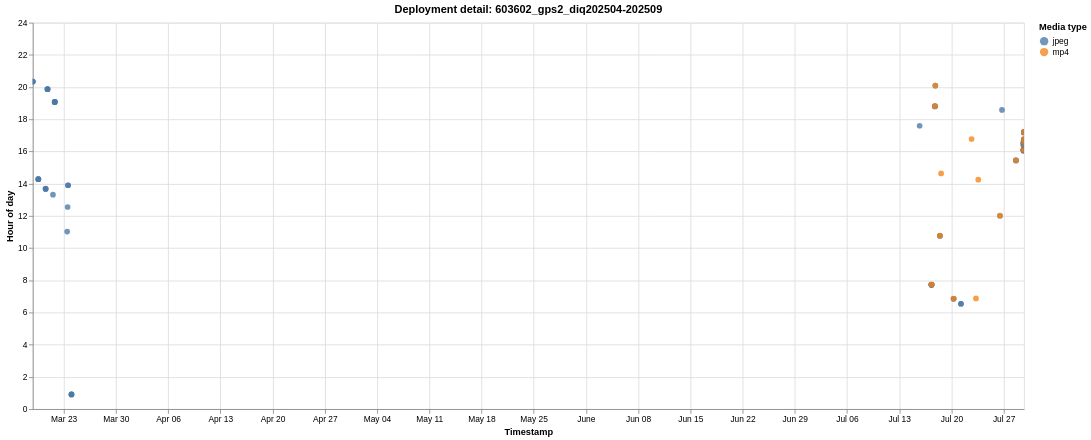

Source (Vega-Lite JSON):
### Vega-Lite specification from a JSON file in a GitHub repository (floating-point values rounded to 4 significant figures)
{"$schema": "https://vega.github.io/schema/vega-lite/v6.1.0.json", "config": {"view": {"continuousHeight": 300, "continuousWidth": 300}}, "data": {"name": "data-40bd81e543efb0c2685ea737e7a029c5"}, "datasets": {"data-40bd81e543efb0c2685ea737e7a029c5": [{"deployment": "603602_gps2_diq202504-202509", "deployment_order": 19, "event_index": 0, "hour_of_day": 20.34, "media_type": "jpeg", "timestamp": "2025-03-18T20:20:20"}, {"deployment": "603602_gps2_diq202504-202509", "deployment_order": 19, "event_index": 1, "hour_of_day": 20.34, "media_type": "jpeg", "timestamp": "2025-03-18T20:20:22"}, {"deployment": "603602_gps2_diq202504-202509", "deployment_order": 19, "event_index": 2, "hour_of_day": 20.34, "media_type": "jpeg", "timestamp": "2025-03-18T20:20:22"}, {"deployment": "603602_gps2_diq202504-202509", "deployment_order": 19, "event_index": 3, "hour_of_day": 14.28, "media_type": "jpeg", "timestamp": "2025-03-19T14:16:42"}, {"deployment": "603602_gps2_diq202504-202509", "deployment_order": 19, "event_index": 4, "hour_of_day": 14.28, "media_type": "jpeg", "timestamp": "2025-03-19T14:16:44"}, {"deployment": "603602_gps2_diq202504-202509", "deployment_order": 19, "event_index": 5, "hour_of_day": 14.28, "media_type": "jpeg", "timestamp": "2025-03-19T14:16:44"}, {"deployment": "603602_gps2_diq202504-202509", "deployment_order": 19, "event_index": 6, "hour_of_day": 13.67, "media_type": "jpeg", "timestamp": "2025-03-20T13:40:06"}, {"deployment": "603602_gps2_diq202504-202509", "deployment_order": 19, "event_index": 7, "hour_of_day": 13.68, "media_type": "jpeg", "timestamp": "2025-03-20T13:40:44"}, {"deployment": "603602_gps2_diq202504-202509", "deployment_order": 19, "event_index": 8, "hour_of_day": 13.69, "media_type": "jpeg", "timestamp": "2025-03-20T13:41:26"}, {"deployment": "603602_gps2_diq202504-202509", "deployment_order": 19, "event_index": 9, "hour_of_day": 19.87, "media_type": "jpeg", "timestamp": "2025-03-20T19:52:18"}, {"deployment": "603602_gps2_diq202504-202509", "deployment_order": 19, "event_index": 10, "hour_of_day": 19.87, "media_type": "jpeg", "timestamp": "2025-03-20T19:52:20"}, {"deployment": "603602_gps2_diq202504-202509", "deployment_order": 19, "event_index": 11, "hour_of_day": 19.87, "media_type": "jpeg", "timestamp": "2025-03-20T19:52:20"}, {"deployment": "603602_gps2_diq202504-202509", "deployment_order": 19, "event_index": 12, "hour_of_day": 13.32, "media_type": "jpeg", "timestamp": "2025-03-21T13:19:08"}, {"deployment": "603602_gps2_diq202504-202509", "deployment_order": 19, "event_index": 13, "hour_of_day": 19.07, "media_type": "jpeg", "timestamp": "2025-03-21T19:04:04"}, {"deployment": "603602_gps2_diq202504-202509", "deployment_order": 19, "event_index": 14, "hour_of_day": 19.08, "media_type": "jpeg", "timestamp": "2025-03-21T19:04:42"}, {"deployment": "603602_gps2_diq202504-202509", "deployment_order": 19, "event_index": 15, "hour_of_day": 19.08, "media_type": "jpeg", "timestamp": "2025-03-21T19:04:44"}, {"deployment": "603602_gps2_diq202504-202509", "deployment_order": 19, "event_index": 16, "hour_of_day": 19.08, "media_type": "jpeg", "timestamp": "2025-03-21T19:04:44"}, {"deployment": "603602_gps2_diq202504-202509", "deployment_order": 19, "event_index": 17, "hour_of_day": 11.03, "media_type": "jpeg", "timestamp": "2025-03-23T11:01:40"}, {"deployment": "603602_gps2_diq202504-202509", "deployment_order": 19, "event_index": 18, "hour_of_day": 12.55, "media_type": "jpeg", "timestamp": "2025-03-23T12:33:02"}, {"deployment": "603602_gps2_diq202504-202509", "deployment_order": 19, "event_index": 19, "hour_of_day": 13.9, "media_type": "jpeg", "timestamp": "2025-03-23T13:54:08"}, {"deployment": "603602_gps2_diq202504-202509", "deployment_order": 19, "event_index": 20, "hour_of_day": 13.9, "media_type": "jpeg", "timestamp": "2025-03-23T13:54:08"}, {"deployment": "603602_gps2_diq202504-202509", "deployment_order": 19, "event_index": 21, "hour_of_day": 0.9089, "media_type": "jpeg", "timestamp": "2025-03-24T00:54:32"}, {"deployment": "603602_gps2_diq202504-202509", "deployment_order": 19, "event_index": 22, "hour_of_day": 0.9094, "media_type": "jpeg", "timestamp": "2025-03-24T00:54:34"}, {"deployment": "603602_gps2_diq202504-202509", "deployment_order": 19, "event_index": 23, "hour_of_day": 0.9094, "media_type": "jpeg", "timestamp": "2025-03-24T00:54:34"}, {"deployment": "603602_gps2_diq202504-202509", "deployment_order": 19, "event_index": 24, "hour_of_day": 17.6, "media_type": "jpeg", "timestamp": "2025-07-15T17:35:52"}, {"deployment": "603602_gps2_diq202504-202509", "deployment_order": 19, "event_index": 25, "hour_of_day": 7.704, "media_type": "mp4", "timestamp": "2025-07-17T07:42:16"}, {"deployment": "603602_gps2_diq202504-202509", "deployment_order": 19, "event_index": 26, "hour_of_day": 7.715, "media_type": "jpeg", "timestamp": "2025-07-17T07:42:55"}, {"deployment": "603602_gps2_diq202504-202509", "deployment_order": 19, "event_index": 27, "hour_of_day": 7.716, "media_type": "jpeg", "timestamp": "2025-07-17T07:42:56"}, {"deployment": "603602_gps2_diq202504-202509", "deployment_order": 19, "event_index": 28, "hour_of_day": 7.723, "media_type": "mp4", "timestamp": "2025-07-17T07:43:22"}, {"deployment": "603602_gps2_diq202504-202509", "deployment_order": 19, "event_index": 29, "hour_of_day": 7.73, "media_type": "jpeg", "timestamp": "2025-07-17T07:43:49"}, {"deployment": "603602_gps2_diq202504-202509", "deployment_order": 19, "event_index": 30, "hour_of_day": 7.731, "media_type": "jpeg", "timestamp": "2025-07-17T07:43:50"}, {"deployment": "603602_gps2_diq202504-202509", "deployment_order": 19, "event_index": 31, "hour_of_day": 7.738, "media_type": "mp4", "timestamp": "2025-07-17T07:44:18"}, {"deployment": "603602_gps2_diq202504-202509", "deployment_order": 19, "event_index": 32, "hour_of_day": 18.8, "media_type": "jpeg", "timestamp": "2025-07-17T18:47:48"}, {"deployment": "603602_gps2_diq202504-202509", "deployment_order": 19, "event_index": 33, "hour_of_day": 18.8, "media_type": "mp4", "timestamp": "2025-07-17T18:48:16"}, {"deployment": "603602_gps2_diq202504-202509", "deployment_order": 19, "event_index": 34, "hour_of_day": 18.81, "media_type": "jpeg", "timestamp": "2025-07-17T18:48:43"}, {"deployment": "603602_gps2_diq202504-202509", "deployment_order": 19, "event_index": 35, "hour_of_day": 18.82, "media_type": "mp4", "timestamp": "2025-07-17T18:49:12"}, {"deployment": "603602_gps2_diq202504-202509", "deployment_order": 19, "event_index": 36, "hour_of_day": 20.09, "media_type": "jpeg", "timestamp": "2025-07-17T20:05:09"}, {"deployment": "603602_gps2_diq202504-202509", "deployment_order": 19, "event_index": 37, "hour_of_day": 20.09, "media_type": "mp4", "timestamp": "2025-07-17T20:05:36"}, {"deployment": "603602_gps2_diq202504-202509", "deployment_order": 19, "event_index": 38, "hour_of_day": 10.76, "media_type": "jpeg", "timestamp": "2025-07-18T10:45:52"}, {"deployment": "603602_gps2_diq202504-202509", "deployment_order": 19, "event_index": 39, "hour_of_day": 10.76, "media_type": "jpeg", "timestamp": "2025-07-18T10:45:53"}, {"deployment": "603602_gps2_diq202504-202509", "deployment_order": 19, "event_index": 40, "hour_of_day": 10.77, "media_type": "mp4", "timestamp": "2025-07-18T10:46:22"}, {"deployment": "603602_gps2_diq202504-202509", "deployment_order": 19, "event_index": 41, "hour_of_day": 14.64, "media_type": "mp4", "timestamp": "2025-07-18T14:38:18"}, {"deployment": "603602_gps2_diq202504-202509", "deployment_order": 19, "event_index": 42, "hour_of_day": 6.854, "media_type": "jpeg", "timestamp": "2025-07-20T06:51:14"}, {"deployment": "603602_gps2_diq202504-202509", "deployment_order": 19, "event_index": 43, "hour_of_day": 6.854, "media_type": "jpeg", "timestamp": "2025-07-20T06:51:15"}, {"deployment": "603602_gps2_diq202504-202509", "deployment_order": 19, "event_index": 44, "hour_of_day": 6.861, "media_type": "mp4", "timestamp": "2025-07-20T06:51:40"}, {"deployment": "603602_gps2_diq202504-202509", "deployment_order": 19, "event_index": 45, "hour_of_day": 6.541, "media_type": "jpeg", "timestamp": "2025-07-21T06:32:28"}, {"deployment": "603602_gps2_diq202504-202509", "deployment_order": 19, "event_index": 46, "hour_of_day": 6.541, "media_type": "jpeg", "timestamp": "2025-07-21T06:32:29"}, {"deployment": "603602_gps2_diq202504-202509", "deployment_order": 19, "event_index": 47, "hour_of_day": 16.77, "media_type": "mp4", "timestamp": "2025-07-22T16:46:26"}, {"deployment": "603602_gps2_diq202504-202509", "deployment_order": 19, "event_index": 48, "hour_of_day": 6.872, "media_type": "mp4", "timestamp": "2025-07-23T06:52:20"}, {"deployment": "603602_gps2_diq202504-202509", "deployment_order": 19, "event_index": 49, "hour_of_day": 14.25, "media_type": "mp4", "timestamp": "2025-07-23T14:15:02"}, {"deployment": "603602_gps2_diq202504-202509", "deployment_order": 19, "event_index": 50, "hour_of_day": 12.01, "media_type": "jpeg", "timestamp": "2025-07-26T12:00:26"}, {"deployment": "603602_gps2_diq202504-202509", "deployment_order": 19, "event_index": 51, "hour_of_day": 12.02, "media_type": "mp4", "timestamp": "2025-07-26T12:00:54"}, {"deployment": "603602_gps2_diq202504-202509", "deployment_order": 19, "event_index": 52, "hour_of_day": 18.58, "media_type": "jpeg", "timestamp": "2025-07-26T18:34:42"}, {"deployment": "603602_gps2_diq202504-202509", "deployment_order": 19, "event_index": 53, "hour_of_day": 15.44, "media_type": "jpeg", "timestamp": "2025-07-28T15:26:36"}, {"deployment": "603602_gps2_diq202504-202509", "deployment_order": 19, "event_index": 54, "hour_of_day": 15.44, "media_type": "jpeg", "timestamp": "2025-07-28T15:26:37"}, {"deployment": "603602_gps2_diq202504-202509", "deployment_order": 19, "event_index": 55, "hour_of_day": 15.45, "media_type": "mp4", "timestamp": "2025-07-28T15:27:04"}, {"deployment": "603602_gps2_diq202504-202509", "deployment_order": 19, "event_index": 56, "hour_of_day": 16.05, "media_type": "jpeg", "timestamp": "2025-07-29T16:02:48"}, {"deployment": "603602_gps2_diq202504-202509", "deployment_order": 19, "event_index": 57, "hour_of_day": 16.05, "media_type": "jpeg", "timestamp": "2025-07-29T16:02:49"}, {"deployment": "603602_gps2_diq202504-202509", "deployment_order": 19, "event_index": 58, "hour_of_day": 16.05, "media_type": "mp4", "timestamp": "2025-07-29T16:03:18"}, {"deployment": "603602_gps2_diq202504-202509", "deployment_order": 19, "event_index": 59, "hour_of_day": 16.08, "media_type": "jpeg", "timestamp": "2025-07-29T16:04:46"}, {"deployment": "603602_gps2_diq202504-202509", "deployment_order": 19, "event_index": 60, "hour_of_day": 16.08, "media_type": "jpeg", "timestamp": "2025-07-29T16:04:47"}, {"deployment": "603602_gps2_diq202504-202509", "deployment_order": 19, "event_index": 61, "hour_of_day": 16.09, "media_type": "mp4", "timestamp": "2025-07-29T16:05:14"}, {"deployment": "603602_gps2_diq202504-202509", "deployment_order": 19, "event_index": 62, "hour_of_day": 16.1, "media_type": "jpeg", "timestamp": "2025-07-29T16:06:05"}, {"deployment": "603602_gps2_diq202504-202509", "deployment_order": 19, "event_index": 63, "hour_of_day": 16.1, "media_type": "jpeg", "timestamp": "2025-07-29T16:06:06"}, {"deployment": "603602_gps2_diq202504-202509", "deployment_order": 19, "event_index": 64, "hour_of_day": 16.11, "media_type": "mp4", "timestamp": "2025-07-29T16:06:32"}, {"deployment": "603602_gps2_diq202504-202509", "deployment_order": 19, "event_index": 65, "hour_of_day": 16.12, "media_type": "jpeg", "timestamp": "2025-07-29T16:07:19"}, {"deployment": "603602_gps2_diq202504-202509", "deployment_order": 19, "event_index": 66, "hour_of_day": 16.12, "media_type": "jpeg", "timestamp": "2025-07-29T16:07:20"}, {"deployment": "603602_gps2_diq202504-202509", "deployment_order": 19, "event_index": 67, "hour_of_day": 16.13, "media_type": "mp4", "timestamp": "2025-07-29T16:07:48"}, {"deployment": "603602_gps2_diq202504-202509", "deployment_order": 19, "event_index": 68, "hour_of_day": 16.33, "media_type": "jpeg", "timestamp": "2025-07-29T16:20:06"}, {"deployment": "603602_gps2_diq202504-202509", "deployment_order": 19, "event_index": 69, "hour_of_day": 16.34, "media_type": "jpeg", "timestamp": "2025-07-29T16:20:07"}, {"deployment": "603602_gps2_diq202504-202509", "deployment_order": 19, "event_index": 70, "hour_of_day": 16.34, "media_type": "mp4", "timestamp": "2025-07-29T16:20:36"}, {"deployment": "603602_gps2_diq202504-202509", "deployment_order": 19, "event_index": 71, "hour_of_day": 16.39, "media_type": "jpeg", "timestamp": "2025-07-29T16:23:15"}, {"deployment": "603602_gps2_diq202504-202509", "deployment_order": 19, "event_index": 72, "hour_of_day": 16.39, "media_type": "jpeg", "timestamp": "2025-07-29T16:23:16"}, {"deployment": "603602_gps2_diq202504-202509", "deployment_order": 19, "event_index": 73, "hour_of_day": 16.4, "media_type": "mp4", "timestamp": "2025-07-29T16:23:44"}, {"deployment": "603602_gps2_diq202504-202509", "deployment_order": 19, "event_index": 74, "hour_of_day": 16.42, "media_type": "jpeg", "timestamp": "2025-07-29T16:25:15"}, {"deployment": "603602_gps2_diq202504-202509", "deployment_order": 19, "event_index": 75, "hour_of_day": 16.42, "media_type": "jpeg", "timestamp": "2025-07-29T16:25:16"}, {"deployment": "603602_gps2_diq202504-202509", "deployment_order": 19, "event_index": 76, "hour_of_day": 16.43, "media_type": "mp4", "timestamp": "2025-07-29T16:25:42"}, {"deployment": "603602_gps2_diq202504-202509", "deployment_order": 19, "event_index": 77, "hour_of_day": 16.44, "media_type": "jpeg", "timestamp": "2025-07-29T16:26:39"}, {"deployment": "603602_gps2_diq202504-202509", "deployment_order": 19, "event_index": 78, "hour_of_day": 16.44, "media_type": "jpeg", "timestamp": "2025-07-29T16:26:40"}, {"deployment": "603602_gps2_diq202504-202509", "deployment_order": 19, "event_index": 79, "hour_of_day": 16.45, "media_type": "mp4", "timestamp": "2025-07-29T16:27:08"}, {"deployment": "603602_gps2_diq202504-202509", "deployment_order": 19, "event_index": 80, "hour_of_day": 16.48, "media_type": "jpeg", "timestamp": "2025-07-29T16:28:38"}, {"deployment": "603602_gps2_diq202504-202509", "deployment_order": 19, "event_index": 81, "hour_of_day": 16.48, "media_type": "jpeg", "timestamp": "2025-07-29T16:28:39"}, {"deployment": "603602_gps2_diq202504-202509", "deployment_order": 19, "event_index": 82, "hour_of_day": 16.49, "media_type": "mp4", "timestamp": "2025-07-29T16:29:08"}, {"deployment": "603602_gps2_diq202504-202509", "deployment_order": 19, "event_index": 83, "hour_of_day": 16.49, "media_type": "jpeg", "timestamp": "2025-07-29T16:29:17"}, {"deployment": "603602_gps2_diq202504-202509", "deployment_order": 19, "event_index": 84, "hour_of_day": 16.49, "media_type": "jpeg", "timestamp": "2025-07-29T16:29:18"}, {"deployment": "603602_gps2_diq202504-202509", "deployment_order": 19, "event_index": 85, "hour_of_day": 16.5, "media_type": "mp4", "timestamp": "2025-07-29T16:29:44"}, {"deployment": "603602_gps2_diq202504-202509", "deployment_order": 19, "event_index": 86, "hour_of_day": 16.5, "media_type": "jpeg", "timestamp": "2025-07-29T16:29:56"}, {"deployment": "603602_gps2_diq202504-202509", "deployment_order": 19, "event_index": 87, "hour_of_day": 16.5, "media_type": "jpeg", "timestamp": "2025-07-29T16:29:57"}, {"deployment": "603602_gps2_diq202504-202509", "deployment_order": 19, "event_index": 88, "hour_of_day": 16.51, "media_type": "mp4", "timestamp": "2025-07-29T16:30:24"}, {"deployment": "603602_gps2_diq202504-202509", "deployment_order": 19, "event_index": 89, "hour_of_day": 16.53, "media_type": "jpeg", "timestamp": "2025-07-29T16:31:46"}, {"deployment": "603602_gps2_diq202504-202509", "deployment_order": 19, "event_index": 90, "hour_of_day": 16.53, "media_type": "jpeg", "timestamp": "2025-07-29T16:31:47"}, {"deployment": "603602_gps2_diq202504-202509", "deployment_order": 19, "event_index": 91, "hour_of_day": 16.54, "media_type": "mp4", "timestamp": "2025-07-29T16:32:14"}, {"deployment": "603602_gps2_diq202504-202509", "deployment_order": 19, "event_index": 92, "hour_of_day": 16.54, "media_type": "jpeg", "timestamp": "2025-07-29T16:32:29"}, {"deployment": "603602_gps2_diq202504-202509", "deployment_order": 19, "event_index": 93, "hour_of_day": 16.54, "media_type": "jpeg", "timestamp": "2025-07-29T16:32:30"}, {"deployment": "603602_gps2_diq202504-202509", "deployment_order": 19, "event_index": 94, "hour_of_day": 16.55, "media_type": "mp4", "timestamp": "2025-07-29T16:32:58"}, {"deployment": "603602_gps2_diq202504-202509", "deployment_order": 19, "event_index": 95, "hour_of_day": 16.55, "media_type": "jpeg", "timestamp": "2025-07-29T16:33:10"}, {"deployment": "603602_gps2_diq202504-202509", "deployment_order": 19, "event_index": 96, "hour_of_day": 16.55, "media_type": "jpeg", "timestamp": "2025-07-29T16:33:11"}, {"deployment": "603602_gps2_diq202504-202509", "deployment_order": 19, "event_index": 97, "hour_of_day": 16.56, "media_type": "mp4", "timestamp": "2025-07-29T16:33:38"}, {"deployment": "603602_gps2_diq202504-202509", "deployment_order": 19, "event_index": 98, "hour_of_day": 16.56, "media_type": "jpeg", "timestamp": "2025-07-29T16:33:49"}, {"deployment": "603602_gps2_diq202504-202509", "deployment_order": 19, "event_index": 99, "hour_of_day": 16.56, "media_type": "jpeg", "timestamp": "2025-07-29T16:33:50"}, {"deployment": "603602_gps2_diq202504-202509", "deployment_order": 19, "event_index": 100, "hour_of_day": 16.57, "media_type": "mp4", "timestamp": "2025-07-29T16:34:16"}, {"deployment": "603602_gps2_diq202504-202509", "deployment_order": 19, "event_index": 101, "hour_of_day": 16.59, "media_type": "jpeg", "timestamp": "2025-07-29T16:35:39"}, {"deployment": "603602_gps2_diq202504-202509", "deployment_order": 19, "event_index": 102, "hour_of_day": 16.59, "media_type": "jpeg", "timestamp": "2025-07-29T16:35:40"}, {"deployment": "603602_gps2_diq202504-202509", "deployment_order": 19, "event_index": 103, "hour_of_day": 16.6, "media_type": "mp4", "timestamp": "2025-07-29T16:36:08"}, {"deployment": "603602_gps2_diq202504-202509", "deployment_order": 19, "event_index": 104, "hour_of_day": 16.61, "media_type": "jpeg", "timestamp": "2025-07-29T16:36:43"}, {"deployment": "603602_gps2_diq202504-202509", "deployment_order": 19, "event_index": 105, "hour_of_day": 16.61, "media_type": "jpeg", "timestamp": "2025-07-29T16:36:44"}, {"deployment": "603602_gps2_diq202504-202509", "deployment_order": 19, "event_index": 106, "hour_of_day": 16.62, "media_type": "mp4", "timestamp": "2025-07-29T16:37:12"}, {"deployment": "603602_gps2_diq202504-202509", "deployment_order": 19, "event_index": 107, "hour_of_day": 16.69, "media_type": "jpeg", "timestamp": "2025-07-29T16:41:10"}, {"deployment": "603602_gps2_diq202504-202509", "deployment_order": 19, "event_index": 108, "hour_of_day": 16.69, "media_type": "jpeg", "timestamp": "2025-07-29T16:41:11"}, {"deployment": "603602_gps2_diq202504-202509", "deployment_order": 19, "event_index": 109, "hour_of_day": 16.69, "media_type": "mp4", "timestamp": "2025-07-29T16:41:38"}, {"deployment": "603602_gps2_diq202504-202509", "deployment_order": 19, "event_index": 110, "hour_of_day": 16.76, "media_type": "jpeg", "timestamp": "2025-07-29T16:45:38"}, {"deployment": "603602_gps2_diq202504-202509", "deployment_order": 19, "event_index": 111, "hour_of_day": 16.76, "media_type": "jpeg", "timestamp": "2025-07-29T16:45:39"}, {"deployment": "603602_gps2_diq202504-202509", "deployment_order": 19, "event_index": 112, "hour_of_day": 16.77, "media_type": "mp4", "timestamp": "2025-07-29T16:46:04"}, {"deployment": "603602_gps2_diq202504-202509", "deployment_order": 19, "event_index": 113, "hour_of_day": 17.18, "media_type": "jpeg", "timestamp": "2025-07-29T17:10:42"}, {"deployment": "603602_gps2_diq202504-202509", "deployment_order": 19, "event_index": 114, "hour_of_day": 17.18, "media_type": "jpeg", "timestamp": "2025-07-29T17:10:43"}, {"deployment": "603602_gps2_diq202504-202509", "deployment_order": 19, "event_index": 115, "hour_of_day": 17.19, "media_type": "mp4", "timestamp": "2025-07-29T17:11:10"}, {"deployment": "603602_gps2_diq202504-202509", "deployment_order": 19, "event_index": 116, "hour_of_day": 17.19, "media_type": "jpeg", "timestamp": "2025-07-29T17:11:36"}, {"deployment": "603602_gps2_diq202504-202509", "deployment_order": 19, "event_index": 117, "hour_of_day": 17.19, "media_type": "jpeg", "timestamp": "2025-07-29T17:11:37"}, {"deployment": "603602_gps2_diq202504-202509", "deployment_order": 19, "event_index": 118, "hour_of_day": 17.2, "media_type": "mp4", "timestamp": "2025-07-29T17:12:04"}, {"deployment": "603602_gps2_diq202504-202509", "deployment_order": 19, "event_index": 119, "hour_of_day": 17.21, "media_type": "jpeg", "timestamp": "2025-07-29T17:12:23"}, {"deployment": "603602_gps2_diq202504-202509", "deployment_order": 19, "event_index": 120, "hour_of_day": 17.21, "media_type": "jpeg", "timestamp": "2025-07-29T17:12:24"}, {"deployment": "603602_gps2_diq202504-202509", "deployment_order": 19, "event_index": 121, "hour_of_day": 17.21, "media_type": "mp4", "timestamp": "2025-07-29T17:12:52"}]}, "encoding": {"color": {"field": "media_type", "scale": {"scheme": "tableau10"}, "title": "Media type", "type": "nominal"}, "shape": {"field": "media_type", "title": "Media type", "type": "nominal"}, "tooltip": [{"field": "deployment", "title": "Deployment", "type": "nominal"}, {"field": "timestamp", "format": "%Y-%m-%d %H:%M:%S", "title": "Timestamp", "type": "temporal"}, {"field": "hour_of_day", "format": ".2f", "title": "Hour of day", "type": "quantitative"}, {"field": "media_type", "title": "Media type", "type": "nominal"}], "x": {"field": "timestamp", "title": "Timestamp", "type": "temporal"}, "y": {"field": "hour_of_day", "scale": {"domain": [0, 24]}, "title": "Hour of day", "type": "quantitative"}}, "height": 460, "mark": {"opacity": 0.78, "size": 46, "type": "circle"}, "params": [{"bind": "scales", "name": "param_1e9efca18e7a2868", "select": {"encodings": ["x", "y"], "type": "interval"}}], "title": "Deployment detail: 603602_gps2_diq202504-202509", "width": 1180}
